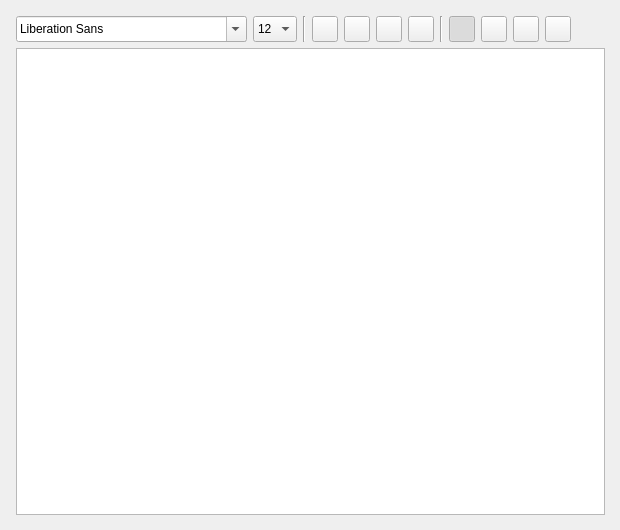
    <widget class="QWidget" name="editCommentsPage" >
     <widget class="QWidget" name="editCommentsGridLayout" >
      <property name="geometry" >
       <rect>
        <x>10</x>
        <y>10</y>
        <width>601</width>
        <height>511</height>
       </rect>
      </property>
      <layout class="QGridLayout" >
       <property name="leftMargin" >
        <number>6</number>
       </property>
       <property name="topMargin" >
        <number>6</number>
       </property>
       <property name="rightMargin" >
        <number>6</number>
       </property>
       <property name="bottomMargin" >
        <number>6</number>
       </property>
       <property name="horizontalSpacing" >
        <number>6</number>
       </property>
       <property name="verticalSpacing" >
        <number>6</number>
       </property>
       <item row="1" column="0" >
        <widget class="QTextEdit" name="ECTextEdit" >
         <property name="statusTip" >
          <string>Use this field for your comments, notes, reminders...</string>
         </property>
        </widget>
       </item>
       <item row="0" column="0" >
        <layout class="QHBoxLayout" >
         <property name="spacing" >
          <number>6</number>
         </property>
         <property name="leftMargin" >
          <number>0</number>
         </property>
         <property name="topMargin" >
          <number>0</number>
         </property>
         <property name="rightMargin" >
          <number>0</number>
         </property>
         <property name="bottomMargin" >
          <number>0</number>
         </property>
         <item>
          <widget class="QFontComboBox" name="ECfontComboBox" >
           <property name="minimumSize" >
            <size>
             <width>0</width>
             <height>26</height>
            </size>
           </property>
           <property name="toolTip" >
            <string>Choose a font</string>
           </property>
           <property name="statusTip" >
            <string>Choose a font</string>
           </property>
          </widget>
         </item>
         <item>
          <widget class="QComboBox" name="ECsizeComboBox" >
           <property name="minimumSize" >
            <size>
             <width>0</width>
             <height>26</height>
            </size>
           </property>
           <property name="toolTip" >
            <string>Select text size</string>
           </property>
           <property name="statusTip" >
            <string>Select text size</string>
           </property>
           <property name="currentIndex" >
            <number>4</number>
           </property>
           <item>
            <property name="text" >
             <string>8</string>
            </property>
           </item>
           <item>
            <property name="text" >
             <string>9</string>
            </property>
           </item>
           <item>
            <property name="text" >
             <string>10</string>
            </property>
           </item>
           <item>
            <property name="text" >
             <string>11</string>
            </property>
           </item>
           <item>
            <property name="text" >
             <string>12</string>
            </property>
           </item>
           <item>
            <property name="text" >
             <string>14</string>
            </property>
           </item>
           <item>
            <property name="text" >
             <string>16</string>
            </property>
           </item>
           <item>
            <property name="text" >
             <string>18</string>
            </property>
           </item>
           <item>
            <property name="text" >
             <string>20</string>
            </property>
           </item>
          </widget>
         </item>
         <item>
          <widget class="Line" name="line_1" >
           <property name="orientation" >
            <enum>Qt::Vertical</enum>
           </property>
          </widget>
         </item>
         <item>
          <widget class="QToolButton" name="ECtbtnBold" >
           <property name="minimumSize" >
            <size>
             <width>26</width>
             <height>26</height>
            </size>
           </property>
           <property name="maximumSize" >
            <size>
             <width>26</width>
             <height>26</height>
            </size>
           </property>
           <property name="toolTip" >
            <string>Bold</string>
           </property>
           <property name="statusTip" >
            <string>Bold</string>
           </property>
           <property name="text" >
            <string/>
           </property>
           <property name="icon" >
            <iconset resource="resources.qrc" >:/images/images/textbold.png</iconset>
           </property>
           <property name="iconSize" >
            <size>
             <width>22</width>
             <height>22</height>
            </size>
           </property>
           <property name="checkable" >
            <bool>true</bool>
           </property>
          </widget>
         </item>
         <item>
          <widget class="QToolButton" name="ECtbtnItalic" >
           <property name="minimumSize" >
            <size>
             <width>26</width>
             <height>26</height>
            </size>
           </property>
           <property name="maximumSize" >
            <size>
             <width>26</width>
             <height>26</height>
            </size>
           </property>
           <property name="toolTip" >
            <string>Italic</string>
           </property>
           <property name="statusTip" >
            <string>Italic</string>
           </property>
           <property name="text" >
            <string/>
           </property>
           <property name="icon" >
            <iconset resource="resources.qrc" >:/images/images/textitalic.png</iconset>
           </property>
           <property name="iconSize" >
            <size>
             <width>22</width>
             <height>22</height>
            </size>
           </property>
           <property name="checkable" >
            <bool>true</bool>
           </property>
          </widget>
         </item>
         <item>
          <widget class="QToolButton" name="ECtbtnUnderlined" >
           <property name="minimumSize" >
            <size>
             <width>26</width>
             <height>26</height>
            </size>
           </property>
           <property name="maximumSize" >
            <size>
             <width>26</width>
             <height>26</height>
            </size>
           </property>
           <property name="toolTip" >
            <string>Underlined</string>
           </property>
           <property name="statusTip" >
            <string>Underlined</string>
           </property>
           <property name="text" >
            <string/>
           </property>
           <property name="icon" >
            <iconset resource="resources.qrc" >:/images/images/textunder.png</iconset>
           </property>
           <property name="iconSize" >
            <size>
             <width>22</width>
             <height>22</height>
            </size>
           </property>
           <property name="checkable" >
            <bool>true</bool>
           </property>
          </widget>
         </item>
         <item>
          <widget class="QToolButton" name="ECtbtnColour" >
           <property name="minimumSize" >
            <size>
             <width>26</width>
             <height>26</height>
            </size>
           </property>
           <property name="maximumSize" >
            <size>
             <width>26</width>
             <height>26</height>
            </size>
           </property>
           <property name="toolTip" >
            <string>Text colour</string>
           </property>
           <property name="statusTip" >
            <string>Text colour</string>
           </property>
           <property name="text" >
            <string/>
           </property>
           <property name="iconSize" >
            <size>
             <width>22</width>
             <height>22</height>
            </size>
           </property>
           <property name="checkable" >
            <bool>false</bool>
           </property>
          </widget>
         </item>
         <item>
          <widget class="Line" name="line_3" >
           <property name="orientation" >
            <enum>Qt::Vertical</enum>
           </property>
          </widget>
         </item>
         <item>
          <widget class="QToolButton" name="ECtbtnAlignLeft" >
           <property name="minimumSize" >
            <size>
             <width>26</width>
             <height>26</height>
            </size>
           </property>
           <property name="maximumSize" >
            <size>
             <width>26</width>
             <height>26</height>
            </size>
           </property>
           <property name="toolTip" >
            <string>Align left</string>
           </property>
           <property name="statusTip" >
            <string>Align left</string>
           </property>
           <property name="text" >
            <string/>
           </property>
           <property name="icon" >
            <iconset resource="resources.qrc" >:/images/images/textleft.png</iconset>
           </property>
           <property name="iconSize" >
            <size>
             <width>20</width>
             <height>20</height>
            </size>
           </property>
           <property name="checkable" >
            <bool>true</bool>
           </property>
           <property name="checked" >
            <bool>true</bool>
           </property>
          </widget>
         </item>
         <item>
          <widget class="QToolButton" name="ECtbtnAlignCentre" >
           <property name="minimumSize" >
            <size>
             <width>26</width>
             <height>26</height>
            </size>
           </property>
           <property name="maximumSize" >
            <size>
             <width>26</width>
             <height>26</height>
            </size>
           </property>
           <property name="toolTip" >
            <string>Align centre</string>
           </property>
           <property name="statusTip" >
            <string>Align centre</string>
           </property>
           <property name="text" >
            <string/>
           </property>
           <property name="icon" >
            <iconset resource="resources.qrc" >:/images/images/textcenter.png</iconset>
           </property>
           <property name="iconSize" >
            <size>
             <width>20</width>
             <height>20</height>
            </size>
           </property>
           <property name="checkable" >
            <bool>true</bool>
           </property>
           <property name="checked" >
            <bool>false</bool>
           </property>
          </widget>
         </item>
         <item>
          <widget class="QToolButton" name="ECtbtnAlignRight" >
           <property name="minimumSize" >
            <size>
             <width>26</width>
             <height>26</height>
            </size>
           </property>
           <property name="maximumSize" >
            <size>
             <width>26</width>
             <height>26</height>
            </size>
           </property>
           <property name="toolTip" >
            <string>Align right</string>
           </property>
           <property name="statusTip" >
            <string>Align right</string>
           </property>
           <property name="text" >
            <string/>
           </property>
           <property name="icon" >
            <iconset resource="resources.qrc" >:/images/images/textright.png</iconset>
           </property>
           <property name="iconSize" >
            <size>
             <width>20</width>
             <height>20</height>
            </size>
           </property>
           <property name="checkable" >
            <bool>true</bool>
           </property>
           <property name="checked" >
            <bool>false</bool>
           </property>
          </widget>
         </item>
         <item>
          <widget class="QToolButton" name="ECtbtnAlignJustify" >
           <property name="minimumSize" >
            <size>
             <width>26</width>
             <height>26</height>
            </size>
           </property>
           <property name="maximumSize" >
            <size>
             <width>26</width>
             <height>26</height>
            </size>
           </property>
           <property name="toolTip" >
            <string>Justify</string>
           </property>
           <property name="statusTip" >
            <string>Justify</string>
           </property>
           <property name="text" >
            <string/>
           </property>
           <property name="icon" >
            <iconset resource="resources.qrc" >:/images/images/textjustify.png</iconset>
           </property>
           <property name="iconSize" >
            <size>
             <width>20</width>
             <height>20</height>
            </size>
           </property>
           <property name="checkable" >
            <bool>true</bool>
           </property>
           <property name="checked" >
            <bool>false</bool>
           </property>
          </widget>
         </item>
         <item>
          <spacer>
           <property name="orientation" >
            <enum>Qt::Horizontal</enum>
           </property>
           <property name="sizeHint" >
            <size>
             <width>40</width>
             <height>20</height>
            </size>
           </property>
          </spacer>
         </item>
        </layout>
       </item>
      </layout>
     </widget>
    </widget>
